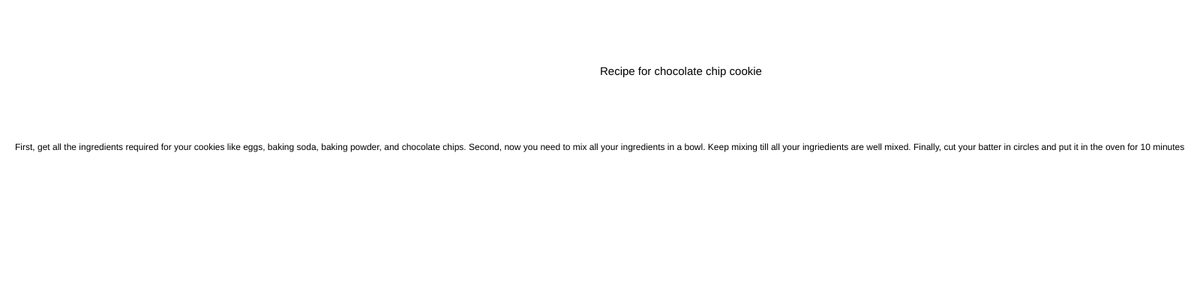
Frame 1 (no input)
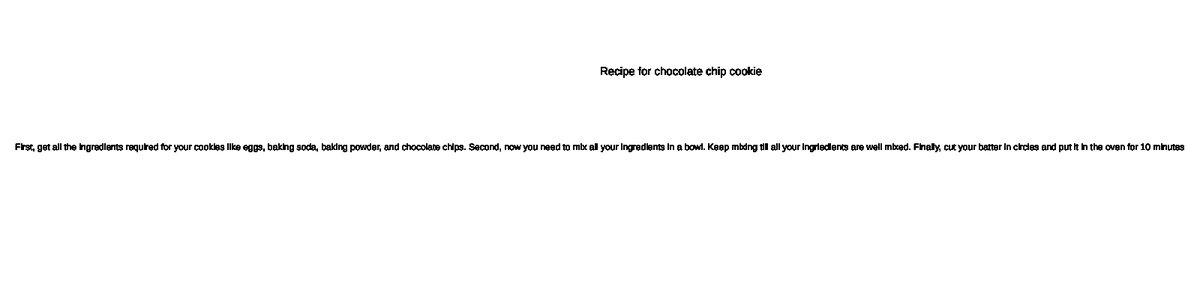
Frame 60 (no input)
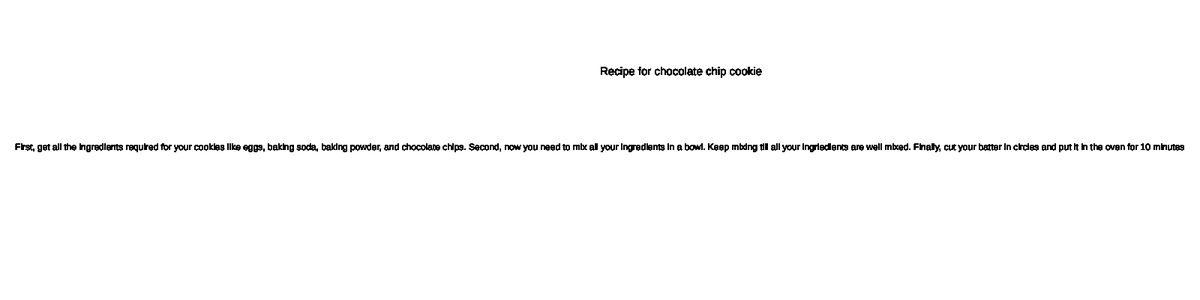
Frame 120 (the mouse pressed at the canvas centre since frame 60)

The p5.js sketch that drew these frames (run headless with seeded random() and noise() and a simulated clock; from frame 60 on, the mouse is pressed at the canvas centre):

// p5.js sketch
// ── sketch.js

function setup() {
  createCanvas(1600, 400);

  
}
function draw(){
	textSize(15);
	text("Recipe for chocolate chip cookie", 800,100);
	textSize(12);
	text("First, get all the ingredients required for your cookies like eggs, baking soda, baking powder, and chocolate chips. Second, now you need to mix all your ingredients in a bowl. Keep mixing till all your ingriedients are well mixed. Finally, cut your batter in circles and put it in the oven for 10 minutes",20,200);

} 
